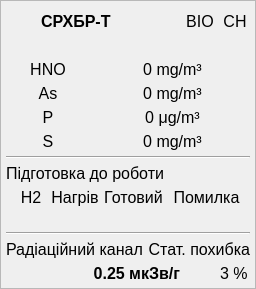
            <widget class="QFrame" name="frameSR">
             <property name="frameShape">
              <enum>QFrame::StyledPanel</enum>
             </property>
             <property name="frameShadow">
              <enum>QFrame::Raised</enum>
             </property>
             <layout class="QVBoxLayout" name="verticalLayout_20">
              <property name="spacing">
               <number>0</number>
              </property>
              <property name="leftMargin">
               <number>0</number>
              </property>
              <property name="topMargin">
               <number>0</number>
              </property>
              <property name="rightMargin">
               <number>0</number>
              </property>
              <property name="bottomMargin">
               <number>0</number>
              </property>
              <item>
               <layout class="QGridLayout" name="gridLayout_3" rowstretch="0,0,0,0,0,0,0,0,0,0,0,0">
                <property name="sizeConstraint">
                 <enum>QLayout::SetDefaultConstraint</enum>
                </property>
                <property name="leftMargin">
                 <number>5</number>
                </property>
                <property name="topMargin">
                 <number>5</number>
                </property>
                <property name="rightMargin">
                 <number>5</number>
                </property>
                <property name="bottomMargin">
                 <number>5</number>
                </property>
                <property name="spacing">
                 <number>5</number>
                </property>
                <item row="3" column="2" colspan="4">
                 <widget class="QLabel" name="labelASConcentr">
                  <property name="font">
                   <font>
                    <pointsize>12</pointsize>
                    <italic>false</italic>
                    <bold>false</bold>
                   </font>
                  </property>
                  <property name="text">
                   <string>0 mg/m³</string>
                  </property>
                  <property name="alignment">
                   <set>Qt::AlignCenter</set>
                  </property>
                 </widget>
                </item>
                <item row="2" column="0" colspan="2">
                 <widget class="QLabel" name="label_13">
                  <property name="font">
                   <font>
                    <pointsize>12</pointsize>
                    <italic>false</italic>
                    <bold>false</bold>
                    <strikeout>false</strikeout>
                    <kerning>true</kerning>
                   </font>
                  </property>
                  <property name="text">
                   <string>HNO</string>
                  </property>
                  <property name="alignment">
                   <set>Qt::AlignCenter</set>
                  </property>
                 </widget>
                </item>
                <item row="9" column="0" colspan="6">
                 <widget class="Line" name="line_12">
                  <property name="sizePolicy">
                   <sizepolicy hsizetype="Expanding" vsizetype="Fixed">
                    <horstretch>0</horstretch>
                    <verstretch>0</verstretch>
                   </sizepolicy>
                  </property>
                  <property name="orientation">
                   <enum>Qt::Horizontal</enum>
                  </property>
                 </widget>
                </item>
                <item row="4" column="2" colspan="4">
                 <widget class="QLabel" name="labelPConcentr">
                  <property name="font">
                   <font>
                    <pointsize>12</pointsize>
                    <italic>false</italic>
                    <bold>false</bold>
                   </font>
                  </property>
                  <property name="text">
                   <string>0 μg/m³</string>
                  </property>
                  <property name="alignment">
                   <set>Qt::AlignCenter</set>
                  </property>
                 </widget>
                </item>
                <item row="10" column="0" colspan="3">
                 <widget class="QLabel" name="label_55">
                  <property name="font">
                   <font>
                    <pointsize>12</pointsize>
                    <italic>false</italic>
                    <bold>false</bold>
                    <strikeout>false</strikeout>
                    <kerning>true</kerning>
                   </font>
                  </property>
                  <property name="text">
                   <string>Радіацiйний канал</string>
                  </property>
                  <property name="alignment">
                   <set>Qt::AlignLeading|Qt::AlignLeft|Qt::AlignVCenter</set>
                  </property>
                 </widget>
                </item>
                <item row="4" column="0" colspan="2">
                 <widget class="QLabel" name="label_16">
                  <property name="font">
                   <font>
                    <pointsize>12</pointsize>
                    <italic>false</italic>
                    <bold>false</bold>
                    <strikeout>false</strikeout>
                    <kerning>true</kerning>
                   </font>
                  </property>
                  <property name="text">
                   <string>P</string>
                  </property>
                  <property name="alignment">
                   <set>Qt::AlignCenter</set>
                  </property>
                 </widget>
                </item>
                <item row="3" column="0" colspan="2">
                 <widget class="QLabel" name="label_14">
                  <property name="font">
                   <font>
                    <pointsize>12</pointsize>
                    <italic>false</italic>
                    <bold>false</bold>
                    <strikeout>false</strikeout>
                    <kerning>true</kerning>
                   </font>
                  </property>
                  <property name="text">
                   <string>As</string>
                  </property>
                  <property name="alignment">
                   <set>Qt::AlignCenter</set>
                  </property>
                 </widget>
                </item>
                <item row="11" column="0" colspan="4">
                 <widget class="QLabel" name="labelSRDer">
                  <property name="font">
                   <font>
                    <pointsize>12</pointsize>
                    <italic>false</italic>
                    <bold>true</bold>
                    <strikeout>false</strikeout>
                    <kerning>true</kerning>
                   </font>
                  </property>
                  <property name="text">
                   <string>0.25 мкЗв/г</string>
                  </property>
                  <property name="textFormat">
                   <enum>Qt::RichText</enum>
                  </property>
                  <property name="alignment">
                   <set>Qt::AlignRight|Qt::AlignTrailing|Qt::AlignVCenter</set>
                  </property>
                 </widget>
                </item>
                <item row="0" column="1" colspan="3">
                 <widget class="QLabel" name="labelSRName">
                  <property name="font">
                   <font>
                    <pointsize>12</pointsize>
                    <italic>false</italic>
                    <bold>true</bold>
                    <strikeout>false</strikeout>
                    <kerning>true</kerning>
                   </font>
                  </property>
                  <property name="text">
                   <string>СРХБР-Т</string>
                  </property>
                  <property name="alignment">
                   <set>Qt::AlignLeading|Qt::AlignLeft|Qt::AlignVCenter</set>
                  </property>
                 </widget>
                </item>
                <item row="5" column="0" colspan="2">
                 <widget class="QLabel" name="label_15">
                  <property name="font">
                   <font>
                    <pointsize>12</pointsize>
                    <italic>false</italic>
                    <bold>false</bold>
                    <strikeout>false</strikeout>
                    <kerning>true</kerning>
                   </font>
                  </property>
                  <property name="text">
                   <string>S</string>
                  </property>
                  <property name="alignment">
                   <set>Qt::AlignCenter</set>
                  </property>
                 </widget>
                </item>
                <item row="7" column="0" colspan="6">
                 <widget class="QLabel" name="label_36">
                  <property name="font">
                   <font>
                    <pointsize>12</pointsize>
                    <italic>false</italic>
                    <bold>false</bold>
                   </font>
                  </property>
                  <property name="text">
                   <string>Підготовка до роботи</string>
                  </property>
                 </widget>
                </item>
                <item row="0" column="5">
                 <widget class="QLabel" name="label_59">
                  <property name="font">
                   <font>
                    <pointsize>12</pointsize>
                    <italic>false</italic>
                    <bold>false</bold>
                    <strikeout>false</strikeout>
                    <kerning>true</kerning>
                   </font>
                  </property>
                  <property name="text">
                   <string>CH</string>
                  </property>
                  <property name="alignment">
                   <set>Qt::AlignCenter</set>
                  </property>
                 </widget>
                </item>
                <item row="6" column="0" colspan="6">
                 <widget class="Line" name="line_13">
                  <property name="sizePolicy">
                   <sizepolicy hsizetype="Expanding" vsizetype="Fixed">
                    <horstretch>0</horstretch>
                    <verstretch>0</verstretch>
                   </sizepolicy>
                  </property>
                  <property name="orientation">
                   <enum>Qt::Horizontal</enum>
                  </property>
                 </widget>
                </item>
                <item row="1" column="0" colspan="4">
                 <widget class="QWidget" name="widget_7" native="true">
                  <layout class="QHBoxLayout" name="horizontalLayout_11">
                   <property name="spacing">
                    <number>5</number>
                   </property>
                   <property name="leftMargin">
                    <number>0</number>
                   </property>
                   <property name="topMargin">
                    <number>0</number>
                   </property>
                   <property name="rightMargin">
                    <number>0</number>
                   </property>
                   <property name="bottomMargin">
                    <number>0</number>
                   </property>
                   <item>
                    <widget class="QLabel" name="labelSRAtomicExplosionIcon">
                     <property name="enabled">
                      <bool>false</bool>
                     </property>
                     <property name="sizePolicy">
                      <sizepolicy hsizetype="Preferred" vsizetype="Preferred">
                       <horstretch>0</horstretch>
                       <verstretch>0</verstretch>
                      </sizepolicy>
                     </property>
                     <property name="maximumSize">
                      <size>
                       <width>96</width>
                       <height>96</height>
                      </size>
                     </property>
                     <property name="font">
                      <font>
                       <pointsize>8</pointsize>
                       <italic>false</italic>
                       <bold>false</bold>
                       <strikeout>false</strikeout>
                       <kerning>true</kerning>
                      </font>
                     </property>
                     <property name="text">
                      <string/>
                     </property>
                     <property name="pixmap">
                      <pixmap resource="ico.qrc">:/images/Atom-3.png</pixmap>
                     </property>
                     <property name="scaledContents">
                      <bool>true</bool>
                     </property>
                     <property name="alignment">
                      <set>Qt::AlignCenter</set>
                     </property>
                     <property name="wordWrap">
                      <bool>false</bool>
                     </property>
                    </widget>
                   </item>
                   <item>
                    <widget class="QLabel" name="labelSRRadiatonHazardIcon">
                     <property name="enabled">
                      <bool>false</bool>
                     </property>
                     <property name="sizePolicy">
                      <sizepolicy hsizetype="Preferred" vsizetype="Preferred">
                       <horstretch>0</horstretch>
                       <verstretch>0</verstretch>
                      </sizepolicy>
                     </property>
                     <property name="maximumSize">
                      <size>
                       <width>96</width>
                       <height>96</height>
                      </size>
                     </property>
                     <property name="text">
                      <string/>
                     </property>
                     <property name="textFormat">
                      <enum>Qt::AutoText</enum>
                     </property>
                     <property name="pixmap">
                      <pixmap resource="ico.qrc">:/images/Radiation_on_.png</pixmap>
                     </property>
                     <property name="scaledContents">
                      <bool>true</bool>
                     </property>
                     <property name="alignment">
                      <set>Qt::AlignCenter</set>
                     </property>
                    </widget>
                   </item>
                   <item>
                    <widget class="QLabel" name="labelSRBioligicalIcon">
                     <property name="enabled">
                      <bool>false</bool>
                     </property>
                     <property name="maximumSize">
                      <size>
                       <width>96</width>
                       <height>96</height>
                      </size>
                     </property>
                     <property name="text">
                      <string/>
                     </property>
                     <property name="textFormat">
                      <enum>Qt::AutoText</enum>
                     </property>
                     <property name="pixmap">
                      <pixmap resource="ico.qrc">:/images/biohazard_on.png</pixmap>
                     </property>
                     <property name="scaledContents">
                      <bool>true</bool>
                     </property>
                     <property name="alignment">
                      <set>Qt::AlignCenter</set>
                     </property>
                    </widget>
                   </item>
                   <item>
                    <widget class="QLabel" name="labelSRPoisonIcon">
                     <property name="enabled">
                      <bool>false</bool>
                     </property>
                     <property name="maximumSize">
                      <size>
                       <width>96</width>
                       <height>96</height>
                      </size>
                     </property>
                     <property name="text">
                      <string/>
                     </property>
                     <property name="textFormat">
                      <enum>Qt::AutoText</enum>
                     </property>
                     <property name="pixmap">
                      <pixmap resource="ico.qrc">:/images/Hazard_on.png</pixmap>
                     </property>
                     <property name="scaledContents">
                      <bool>true</bool>
                     </property>
                     <property name="alignment">
                      <set>Qt::AlignCenter</set>
                     </property>
                    </widget>
                   </item>
                  </layout>
                 </widget>
                </item>
                <item row="0" column="4">
                 <widget class="QLabel" name="label_81">
                  <property name="font">
                   <font>
                    <pointsize>12</pointsize>
                    <italic>false</italic>
                    <bold>false</bold>
                    <strikeout>false</strikeout>
                    <kerning>true</kerning>
                   </font>
                  </property>
                  <property name="text">
                   <string>BIO</string>
                  </property>
                  <property name="alignment">
                   <set>Qt::AlignCenter</set>
                  </property>
                 </widget>
                </item>
                <item row="0" column="0">
                 <widget class="QLabel" name="label_11">
                  <property name="minimumSize">
                   <size>
                    <width>30</width>
                    <height>30</height>
                   </size>
                  </property>
                  <property name="maximumSize">
                   <size>
                    <width>30</width>
                    <height>30</height>
                   </size>
                  </property>
                  <property name="text">
                   <string/>
                  </property>
                  <property name="pixmap">
                   <pixmap resource="ico.qrc">:/images/toxic_on.png</pixmap>
                  </property>
                  <property name="scaledContents">
                   <bool>true</bool>
                  </property>
                 </widget>
                </item>
                <item row="10" column="3" colspan="3">
                 <widget class="QLabel" name="label_60">
                  <property name="font">
                   <font>
                    <pointsize>12</pointsize>
                    <italic>false</italic>
                    <bold>false</bold>
                   </font>
                  </property>
                  <property name="text">
                   <string>Стат. похибка</string>
                  </property>
                  <property name="alignment">
                   <set>Qt::AlignRight|Qt::AlignTrailing|Qt::AlignVCenter</set>
                  </property>
                 </widget>
                </item>
                <item row="1" column="5">
                 <widget class="QLabel" name="labelSRCHLED">
                  <property name="maximumSize">
                   <size>
                    <width>30</width>
                    <height>40</height>
                   </size>
                  </property>
                  <property name="text">
                   <string/>
                  </property>
                  <property name="pixmap">
                   <pixmap resource="ico.qrc">:/images/green_lamp.png</pixmap>
                  </property>
                  <property name="scaledContents">
                   <bool>true</bool>
                  </property>
                  <property name="alignment">
                   <set>Qt::AlignCenter</set>
                  </property>
                 </widget>
                </item>
                <item row="5" column="2" colspan="4">
                 <widget class="QLabel" name="labelSConcentr">
                  <property name="font">
                   <font>
                    <pointsize>12</pointsize>
                    <italic>false</italic>
                    <bold>false</bold>
                   </font>
                  </property>
                  <property name="text">
                   <string>0 mg/m³</string>
                  </property>
                  <property name="alignment">
                   <set>Qt::AlignCenter</set>
                  </property>
                 </widget>
                </item>
                <item row="11" column="5">
                 <widget class="QLabel" name="labelSRDerStat">
                  <property name="font">
                   <font>
                    <pointsize>12</pointsize>
                    <italic>false</italic>
                    <bold>false</bold>
                    <strikeout>false</strikeout>
                    <kerning>true</kerning>
                   </font>
                  </property>
                  <property name="text">
                   <string>3 %</string>
                  </property>
                 </widget>
                </item>
                <item row="8" column="0" colspan="6">
                 <layout class="QGridLayout" name="gridLayout_19">
                  <property name="leftMargin">
                   <number>0</number>
                  </property>
                  <property name="spacing">
                   <number>0</number>
                  </property>
                  <item row="1" column="4">
                   <spacer name="horizontalSpacer_30">
                    <property name="orientation">
                     <enum>Qt::Horizontal</enum>
                    </property>
                    <property name="sizeHint" stdset="0">
                     <size>
                      <width>5</width>
                      <height>20</height>
                     </size>
                    </property>
                   </spacer>
                  </item>
                  <item row="1" column="2">
                   <spacer name="horizontalSpacer_22">
                    <property name="orientation">
                     <enum>Qt::Horizontal</enum>
                    </property>
                    <property name="sizeHint" stdset="0">
                     <size>
                      <width>5</width>
                      <height>20</height>
                     </size>
                    </property>
                   </spacer>
                  </item>
                  <item row="1" column="0">
                   <spacer name="horizontalSpacer_42">
                    <property name="orientation">
                     <enum>Qt::Horizontal</enum>
                    </property>
                    <property name="sizeType">
                     <enum>QSizePolicy::Fixed</enum>
                    </property>
                    <property name="sizeHint" stdset="0">
                     <size>
                      <width>10</width>
                      <height>20</height>
                     </size>
                    </property>
                   </spacer>
                  </item>
                  <item row="1" column="7">
                   <spacer name="horizontalSpacer_21">
                    <property name="orientation">
                     <enum>Qt::Horizontal</enum>
                    </property>
                    <property name="sizeHint" stdset="0">
                     <size>
                      <width>5</width>
                      <height>20</height>
                     </size>
                    </property>
                   </spacer>
                  </item>
                  <item row="1" column="5">
                   <spacer name="horizontalSpacer_17">
                    <property name="orientation">
                     <enum>Qt::Horizontal</enum>
                    </property>
                    <property name="sizeHint" stdset="0">
                     <size>
                      <width>5</width>
                      <height>20</height>
                     </size>
                    </property>
                   </spacer>
                  </item>
                  <item row="1" column="10">
                   <spacer name="horizontalSpacer_15">
                    <property name="orientation">
                     <enum>Qt::Horizontal</enum>
                    </property>
                    <property name="sizeHint" stdset="0">
                     <size>
                      <width>40</width>
                      <height>20</height>
                     </size>
                    </property>
                   </spacer>
                  </item>
                  <item row="1" column="8">
                   <spacer name="horizontalSpacer_16">
                    <property name="orientation">
                     <enum>Qt::Horizontal</enum>
                    </property>
                    <property name="sizeHint" stdset="0">
                     <size>
                      <width>40</width>
                      <height>20</height>
                     </size>
                    </property>
                   </spacer>
                  </item>
                  <item row="1" column="9">
                   <widget class="QLabel" name="labelSRErrorLED">
                    <property name="maximumSize">
                     <size>
                      <width>30</width>
                      <height>40</height>
                     </size>
                    </property>
                    <property name="layoutDirection">
                     <enum>Qt::LeftToRight</enum>
                    </property>
                    <property name="text">
                     <string/>
                    </property>
                    <property name="pixmap">
                     <pixmap resource="ico.qrc">:/images/red_lamp.png</pixmap>
                    </property>
                    <property name="scaledContents">
                     <bool>true</bool>
                    </property>
                    <property name="alignment">
                     <set>Qt::AlignCenter</set>
                    </property>
                    <property name="wordWrap">
                     <bool>false</bool>
                    </property>
                    <property name="margin">
                     <number>0</number>
                    </property>
                   </widget>
                  </item>
                  <item row="1" column="6">
                   <widget class="QLabel" name="labelSRReadyLED">
                    <property name="maximumSize">
                     <size>
                      <width>30</width>
                      <height>40</height>
                     </size>
                    </property>
                    <property name="text">
                     <string/>
                    </property>
                    <property name="pixmap">
                     <pixmap resource="ico.qrc">:/images/green_lamp.png</pixmap>
                    </property>
                    <property name="scaledContents">
                     <bool>true</bool>
                    </property>
                    <property name="alignment">
                     <set>Qt::AlignCenter</set>
                    </property>
                    <property name="wordWrap">
                     <bool>false</bool>
                    </property>
                    <property name="margin">
                     <number>0</number>
                    </property>
                   </widget>
                  </item>
                  <item row="1" column="3">
                   <widget class="QLabel" name="labelSRHeatLED">
                    <property name="maximumSize">
                     <size>
                      <width>30</width>
                      <height>40</height>
                     </size>
                    </property>
                    <property name="text">
                     <string/>
                    </property>
                    <property name="pixmap">
                     <pixmap resource="ico.qrc">:/images/gray_lamp.png</pixmap>
                    </property>
                    <property name="scaledContents">
                     <bool>true</bool>
                    </property>
                    <property name="alignment">
                     <set>Qt::AlignCenter</set>
                    </property>
                    <property name="wordWrap">
                     <bool>false</bool>
                    </property>
                    <property name="margin">
                     <number>0</number>
                    </property>
                   </widget>
                  </item>
                  <item row="1" column="1">
                   <widget class="QLabel" name="labelSRH2LED">
                    <property name="minimumSize">
                     <size>
                      <width>30</width>
                      <height>0</height>
                     </size>
                    </property>
                    <property name="maximumSize">
                     <size>
                      <width>30</width>
                      <height>40</height>
                     </size>
                    </property>
                    <property name="font">
                     <font>
                      <pointsize>12</pointsize>
                      <italic>false</italic>
                      <bold>false</bold>
                     </font>
                    </property>
                    <property name="text">
                     <string/>
                    </property>
                    <property name="pixmap">
                     <pixmap resource="ico.qrc">:/images/gray_lamp.png</pixmap>
                    </property>
                    <property name="scaledContents">
                     <bool>true</bool>
                    </property>
                    <property name="alignment">
                     <set>Qt::AlignLeading|Qt::AlignLeft|Qt::AlignTop</set>
                    </property>
                    <property name="wordWrap">
                     <bool>false</bool>
                    </property>
                    <property name="margin">
                     <number>0</number>
                    </property>
                   </widget>
                  </item>
                  <item row="0" column="8" colspan="3">
                   <widget class="QLabel" name="label_24">
                    <property name="font">
                     <font>
                      <pointsize>12</pointsize>
                      <italic>false</italic>
                      <bold>false</bold>
                      <strikeout>false</strikeout>
                      <kerning>true</kerning>
                     </font>
                    </property>
                    <property name="text">
                     <string>Помилка</string>
                    </property>
                    <property name="alignment">
                     <set>Qt::AlignCenter</set>
                    </property>
                   </widget>
                  </item>
                  <item row="0" column="5" colspan="3">
                   <widget class="QLabel" name="label_25">
                    <property name="font">
                     <font>
                      <pointsize>12</pointsize>
                      <italic>false</italic>
                      <bold>false</bold>
                      <strikeout>false</strikeout>
                      <kerning>true</kerning>
                     </font>
                    </property>
                    <property name="text">
                     <string>Готовий</string>
                    </property>
                    <property name="alignment">
                     <set>Qt::AlignCenter</set>
                    </property>
                   </widget>
                  </item>
                  <item row="0" column="2" colspan="3">
                   <widget class="QLabel" name="label_26">
                    <property name="font">
                     <font>
                      <pointsize>12</pointsize>
                      <italic>false</italic>
                      <bold>false</bold>
                      <strikeout>false</strikeout>
                      <kerning>true</kerning>
                     </font>
                    </property>
                    <property name="text">
                     <string>Нагрів</string>
                    </property>
                    <property name="alignment">
                     <set>Qt::AlignCenter</set>
                    </property>
                   </widget>
                  </item>
                  <item row="0" column="1">
                   <widget class="QLabel" name="label_27">
                    <property name="font">
                     <font>
                      <pointsize>12</pointsize>
                      <italic>false</italic>
                      <bold>false</bold>
                      <strikeout>false</strikeout>
                      <kerning>true</kerning>
                     </font>
                    </property>
                    <property name="text">
                     <string>H2</string>
                    </property>
                    <property name="alignment">
                     <set>Qt::AlignCenter</set>
                    </property>
                   </widget>
                  </item>
                 </layout>
                </item>
                <item row="2" column="2" colspan="4">
                 <widget class="QLabel" name="labelHNOConcentr">
                  <property name="font">
                   <font>
                    <pointsize>12</pointsize>
                    <italic>false</italic>
                    <bold>false</bold>
                   </font>
                  </property>
                  <property name="text">
                   <string>0 mg/m³</string>
                  </property>
                  <property name="alignment">
                   <set>Qt::AlignCenter</set>
                  </property>
                 </widget>
                </item>
                <item row="1" column="4">
                 <widget class="QLabel" name="labelSRBioLED">
                  <property name="maximumSize">
                   <size>
                    <width>30</width>
                    <height>40</height>
                   </size>
                  </property>
                  <property name="text">
                   <string/>
                  </property>
                  <property name="pixmap">
                   <pixmap resource="ico.qrc">:/images/green_lamp.png</pixmap>
                  </property>
                  <property name="scaledContents">
                   <bool>true</bool>
                  </property>
                  <property name="alignment">
                   <set>Qt::AlignCenter</set>
                  </property>
                 </widget>
                </item>
               </layout>
              </item>
             </layout>
            </widget>
